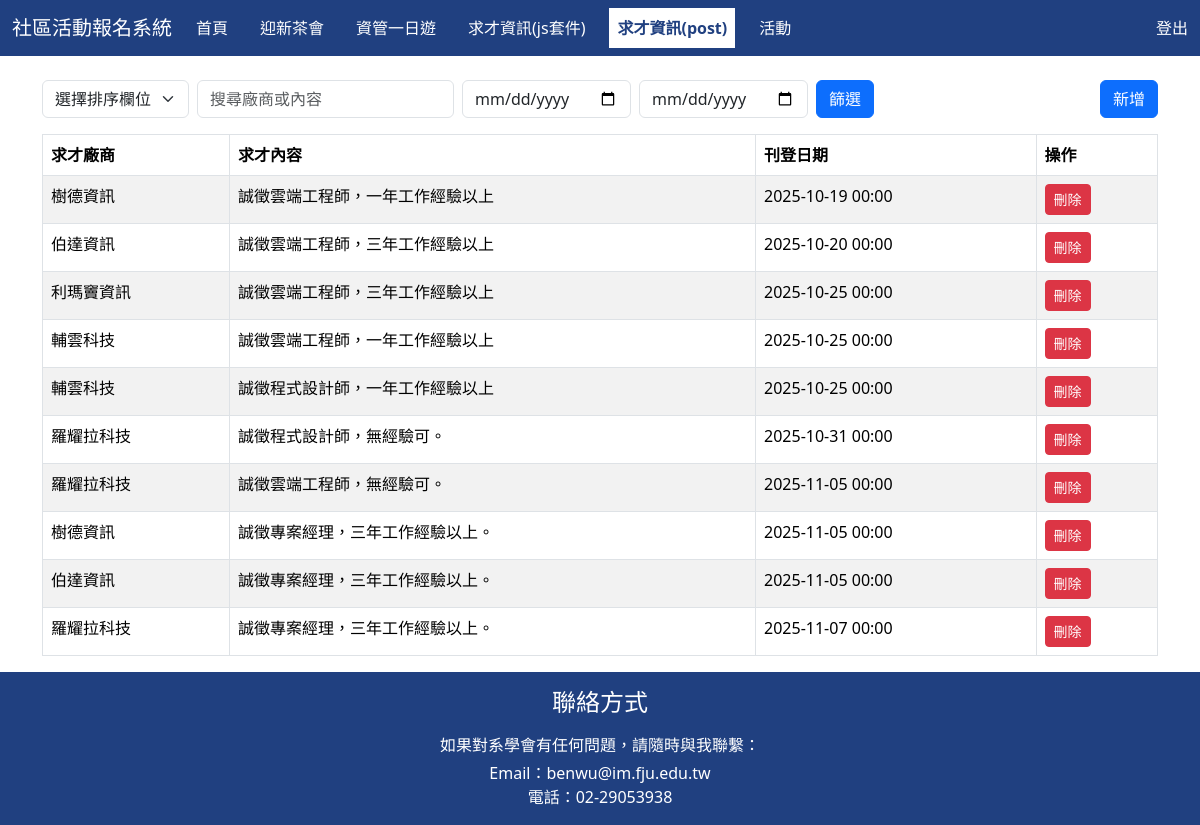
/job-post.php (signed in), run on the app's committed database.
### tables this page shows
CREATE TABLE `job` (
  `id` int(11) NOT NULL,
  `company` varchar(45) NOT NULL,
  `content` text NOT NULL,
  `pdate` date NOT NULL
);

### job-post.php (the view, shortened to what this page needs)
<?php
require_once "header.php";
require_once "db.php";
$order = $_POST["order"] ?? "";
$searchtxt = $_POST["searchtxt"] ?? "";
$date_start = $_POST["date_start"] ?? "";
$date_end = $_POST["date_end"] ?? "";
$sql = "SELECT * FROM job";
$result = mysqli_query($conn, $sql);
?>
<div class="container mt-4">
  <form action="job-post.php" method="post" class="mb-3 row g-2 align-items-center">
    <div class="col-auto">
      <select name="order" class="form-select w-auto">
        <option value="" <?= ($order=='')?'selected':'' ?>>選擇排序欄位</option>
      </select>
    </div>
    <div class="col-auto">
      <input type="text" name="searchtxt" class="form-control" placeholder="搜尋廠商或內容" value="<?= htmlspecialchars($searchtxt) ?>">
    </div>
    <div class="col-auto">
      <input type="date" name="date_start" class="form-control" value="<?= htmlspecialchars($date_start) ?>">
    </div>
    <div class="col-auto">
      <input type="date" name="date_end" class="form-control" value="<?= htmlspecialchars($date_end) ?>">
    </div>
    <div class="col-auto">
      <input type="submit" class="btn btn-primary" value="篩選">
    </div>
    <div class="col text-end">
      <a href="job-insert.php" class="btn btn-primary">新增</a>
    </div>
  </form>
  <table class="table table-bordered table-striped">
    <thead>
      <tr>
        <th>求才廠商</th>
        <th>求才內容</th>
        <th>刊登日期</th>
        <th>操作</th>
      </tr>
    </thead>
    <tbody>
      <?php while ($row = mysqli_fetch_assoc($result)) { ?>
      <tr>
        <td><?= htmlspecialchars($row["company"]) ?></td>
        <td><?= htmlspecialchars($row["content"]) ?></td>
        <td><?= date('Y-m-d H:i', strtotime($row["pdate"])) ?></td>
        <td>
          <a href="job-delete.php?id=<?= $row['id'] ?>" class="btn btn-danger btn-sm">刪除</a>
        </td>
      </tr>
      <?php } ?>
    </tbody>
  </table>
</div>
<?php
require_once "footer.php";
?>

### data on the page
job: company "樹德資訊", content "誠徵雲端工程師，一年工作經驗以上", pdate "2025-10-19 00:00"
job: company "伯達資訊", content "誠徵雲端工程師，三年工作經驗以上", pdate "2025-10-20 00:00"
job: company "利瑪竇資訊", content "誠徵雲端工程師，三年工作經驗以上", pdate "2025-10-25 00:00"
job: company "輔雲科技", content "誠徵雲端工程師，一年工作經驗以上", pdate "2025-10-25 00:00"
job: company "輔雲科技", content "誠徵程式設計師，一年工作經驗以上", pdate "2025-10-25 00:00"
job: company "羅耀拉科技", content "誠徵程式設計師，無經驗可。", pdate "2025-10-31 00:00"
job: company "羅耀拉科技", content "誠徵雲端工程師，無經驗可。", pdate "2025-11-05 00:00"
job: company "樹德資訊", content "誠徵專案經理，三年工作經驗以上。", pdate "2025-11-05 00:00"
job: company "伯達資訊", content "誠徵專案經理，三年工作經驗以上。", pdate "2025-11-05 00:00"
job: company "羅耀拉科技", content "誠徵專案經理，三年工作經驗以上。", pdate "2025-11-07 00:00"
